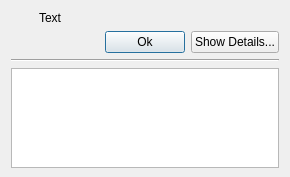
<?xml version="1.0" encoding="UTF-8"?>
<ui version="4.0">
 <class>MessageBox</class>
 <widget class="QDialog" name="MessageBox">
  <property name="geometry">
   <rect>
    <x>0</x>
    <y>0</y>
    <width>290</width>
    <height>177</height>
   </rect>
  </property>
  <property name="minimumSize">
   <size>
    <width>290</width>
    <height>50</height>
   </size>
  </property>
  <property name="windowTitle">
   <string>Title</string>
  </property>
  <property name="windowIcon">
   <iconset resource="../../resources/resources.qrc">
    <normaloff>:/icons/icons/app.ico</normaloff>:/icons/icons/app.ico</iconset>
  </property>
  <property name="modal">
   <bool>true</bool>
  </property>
  <layout class="QVBoxLayout" name="verticalLayout">
   <item>
    <layout class="QVBoxLayout" name="verticalLayout_4">
     <property name="sizeConstraint">
      <enum>QLayout::SetMinimumSize</enum>
     </property>
     <item>
      <layout class="QHBoxLayout" name="horizontalLayout_2">
       <item>
        <widget class="QLabel" name="boxIcon">
         <property name="text">
          <string/>
         </property>
         <property name="alignment">
          <set>Qt::AlignHCenter|Qt::AlignTop</set>
         </property>
        </widget>
       </item>
       <item>
        <spacer name="horizontalSpacer_2">
         <property name="orientation">
          <enum>Qt::Horizontal</enum>
         </property>
         <property name="sizeType">
          <enum>QSizePolicy::Fixed</enum>
         </property>
         <property name="sizeHint" stdset="0">
          <size>
           <width>15</width>
           <height>0</height>
          </size>
         </property>
        </spacer>
       </item>
       <item>
        <widget class="QLabel" name="message">
         <property name="sizePolicy">
          <sizepolicy hsizetype="MinimumExpanding" vsizetype="MinimumExpanding">
           <horstretch>0</horstretch>
           <verstretch>0</verstretch>
          </sizepolicy>
         </property>
         <property name="text">
          <string>Text</string>
         </property>
         <property name="scaledContents">
          <bool>true</bool>
         </property>
         <property name="alignment">
          <set>Qt::AlignLeading|Qt::AlignLeft|Qt::AlignTop</set>
         </property>
         <property name="wordWrap">
          <bool>true</bool>
         </property>
        </widget>
       </item>
       <item>
        <spacer name="horizontalSpacer_3">
         <property name="orientation">
          <enum>Qt::Horizontal</enum>
         </property>
         <property name="sizeHint" stdset="0">
          <size>
           <width>0</width>
           <height>0</height>
          </size>
         </property>
        </spacer>
       </item>
      </layout>
     </item>
     <item>
      <layout class="QHBoxLayout" name="horizontalLayout">
       <item>
        <spacer name="horizontalSpacer">
         <property name="orientation">
          <enum>Qt::Horizontal</enum>
         </property>
         <property name="sizeHint" stdset="0">
          <size>
           <width>40</width>
           <height>20</height>
          </size>
         </property>
        </spacer>
       </item>
       <item>
        <widget class="QPushButton" name="okBtn">
         <property name="text">
          <string>Ok</string>
         </property>
        </widget>
       </item>
       <item>
        <widget class="QPushButton" name="showDetailsBtn">
         <property name="sizePolicy">
          <sizepolicy hsizetype="Minimum" vsizetype="Fixed">
           <horstretch>0</horstretch>
           <verstretch>0</verstretch>
          </sizepolicy>
         </property>
         <property name="text">
          <string>Show Details...</string>
         </property>
        </widget>
       </item>
      </layout>
     </item>
    </layout>
   </item>
   <item>
    <widget class="Line" name="line">
     <property name="orientation">
      <enum>Qt::Horizontal</enum>
     </property>
    </widget>
   </item>
   <item>
    <widget class="QPlainTextEdit" name="errorDetails">
     <property name="sizePolicy">
      <sizepolicy hsizetype="Expanding" vsizetype="Minimum">
       <horstretch>0</horstretch>
       <verstretch>0</verstretch>
      </sizepolicy>
     </property>
     <property name="minimumSize">
      <size>
       <width>0</width>
       <height>100</height>
      </size>
     </property>
     <property name="acceptDrops">
      <bool>false</bool>
     </property>
     <property name="sizeAdjustPolicy">
      <enum>QAbstractScrollArea::AdjustToContents</enum>
     </property>
     <property name="documentTitle">
      <string notr="true"/>
     </property>
     <property name="undoRedoEnabled">
      <bool>false</bool>
     </property>
     <property name="readOnly">
      <bool>true</bool>
     </property>
     <property name="plainText">
      <string notr="true"/>
     </property>
    </widget>
   </item>
  </layout>
 </widget>
 <resources>
  <include location="../../resources/resources.qrc"/>
 </resources>
 <connections/>
</ui>
